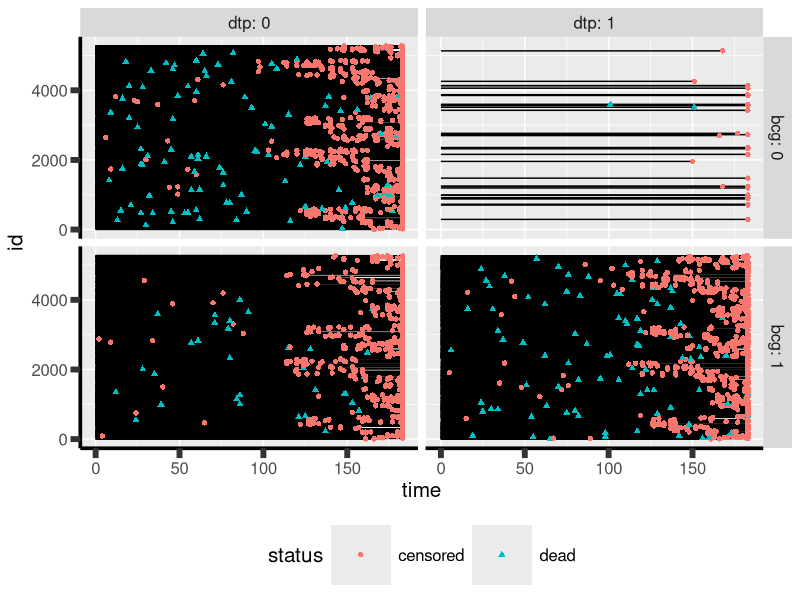

Write the R code that produced this figure.
library(ggplot2)

## * set path
setwd("~/Github/article-template")

## if(Sys.info()["login"] == "mycomputer1"){
##   setwd("~/Github/article-template")
## }else if(Sys.info()["login"] == "mycomputer2"){
##   setwd("~/article-template")
## }
export <- FALSE

## * load data
df.data <- read.csv("data/bissau-processed.csv")

## * prepare figure
df.data0 <- df.data
df.data0$time <- 0

## * generate figure
figure1 <- ggplot(mapping = aes(x = time, y = id))
figure1 <- figure1 + geom_line(data = rbind(df.data0,df.data), aes(group = id))
figure1 <- figure1 + geom_point(data = df.data, aes(color = status, shape = status))
figure1 <- figure1 + facet_grid(bcg~dtp, labeller = label_both)
figure1 <- figure1 + theme(text = element_text(size=15), 
                           axis.line = element_line(linewidth = 1.25),
                           axis.ticks = element_line(linewidth = 2),
                           axis.ticks.length=unit(.25, "cm"),
                           legend.key.size = unit(3,"line"),
                           legend.position = "bottom")
figure1

## * export figure
if(export){
    ggsave(figure1, filename = file.path("figures","figure1.pdf"), width = 5, height = 5)
    ggsave(figure1, filename = file.path("figures","figure1.png"), width = 5, height = 5)
}
